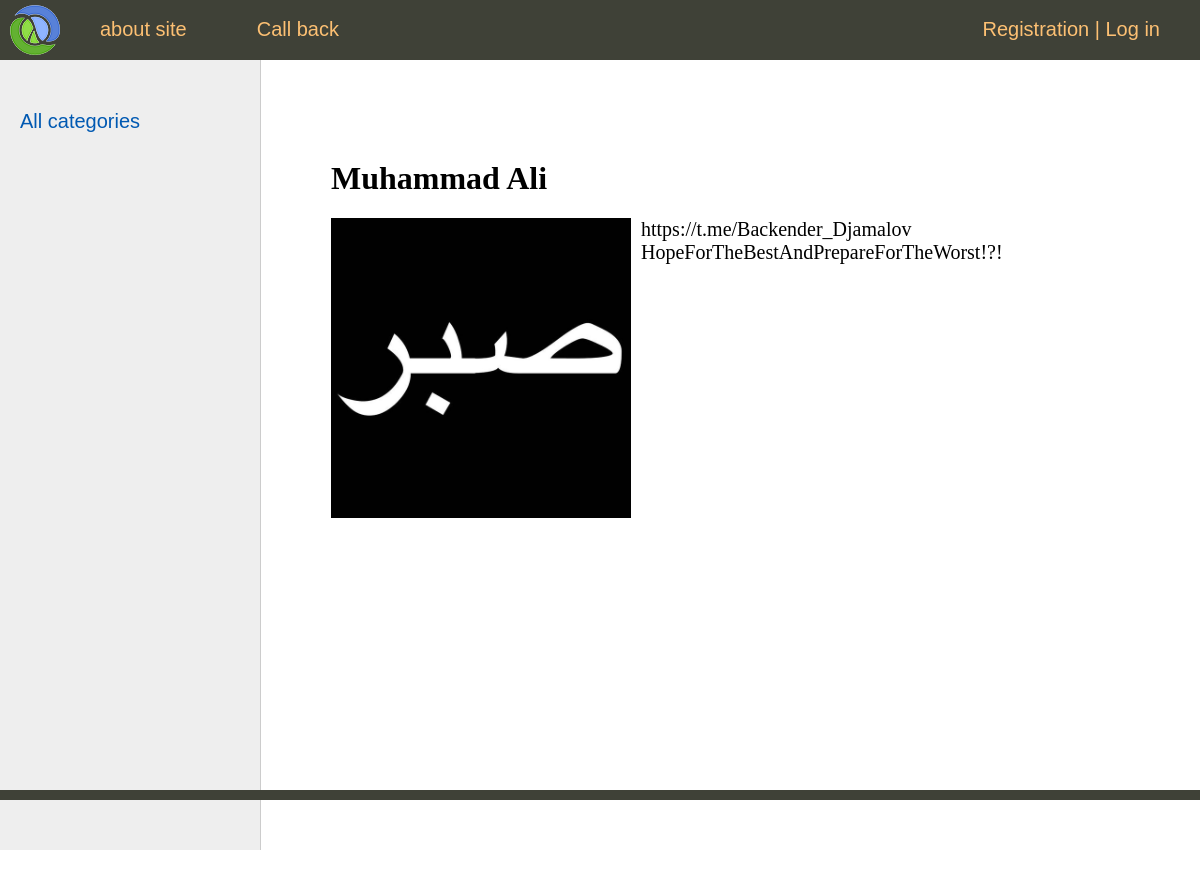
Screenshot of /post/Muhammad-Ali/ with the database file from the repository.
### ProgrammingCategory/models.py (models this page shows, shortened)
class Developer(models.Model):
  title = models.CharField(max_length=255)
  slug = models.SlugField(max_length=255, unique=True, db_index=True, verbose_name="URL")
  content = models.TextField(blank=True)
  photo = models.ImageField(upload_to="photos/%Y/%m/%d/")
  time_create = models.DateTimeField(auto_now_add=True)
  time_update = models.DateTimeField(auto_now=True)
  is_published = models.BooleanField(default=True)
  cat = models.ForeignKey('Category', on_delete=models.PROTECT)
  def __str__(self):
    return self.title
  class Meta:
    verbose_name = 'Programmers'
    verbose_name_plural = 'Programmers'
    ordering = ['id']

### api/ProgrammingCategory/views.py (the view)
# urls.py: path('post/<slug:post_slug>/', ShowPost.as_view(), name='post'),
class ShowPost(DataMixin, DetailView):
  model = Developer
  template_name = 'ProgrammingCategory/post.html'
  slug_url_kwarg = 'post_slug'
  context_object_name = 'post'
  def get_context_data(self, *, object_list=None, **kwargs):
      context = super().get_context_data(**kwargs)
      c_def = self.get_user_context(title=context['post'])
      return dict(list(context.items()) + list(c_def.items()))

### ProgrammingCategory/utils.py (called while the page is built)
  def get_user_context(self, **kwargs):
    context = kwargs
    cats = cache.get('cats')
    if not cats:
      cats = Category.objects.annotate(Count('developer'))
      cache.set('cats', cats, 60)
    user_menu = menu.copy()
    if not self.request.user.is_authenticated:
      user_menu.pop(1)
    context['menu'] = user_menu
    context['cats'] = cats
    if 'cat_selected' not in context:
      context['cat_selected'] = 0
    return context

### ProgrammingCategory/templates/ProgrammingCategory/post.html
{% extends 'ProgrammingCategory/base.html' %}
{% block content %}
<h1>{{ post.title }}</h1>
{% if post.photo %}
  <p><img class="img-article-left" src="{{ post.photo.url }}"></p>
{% endif %}
  {{ post.content|linebreaks }}
{% endblock content %}

### ProgrammingCategory/static/ProgrammingCategory/css/styles.css (style rules this page uses)
html, body { font-family: 'Arial'; margin: 0; padding: 0; height: 100%; width: 100%; color: #444; }
img { max-width: 600px; height: auto; }
img.img-article-left { max-width: 300px; height: auto; float: left; padding: 0 10px 10px 0; }
.content-text h1 { font-size: 32px; }

### rows the page displays
Developer: title "Muhammad Ali", photo (picture), content "https://t.me/Backender_Djamalov HopeForTheBestAndPrepareForTheWorst!?!"

### other values shown
{{ m.title }} "about site" "Call back"
